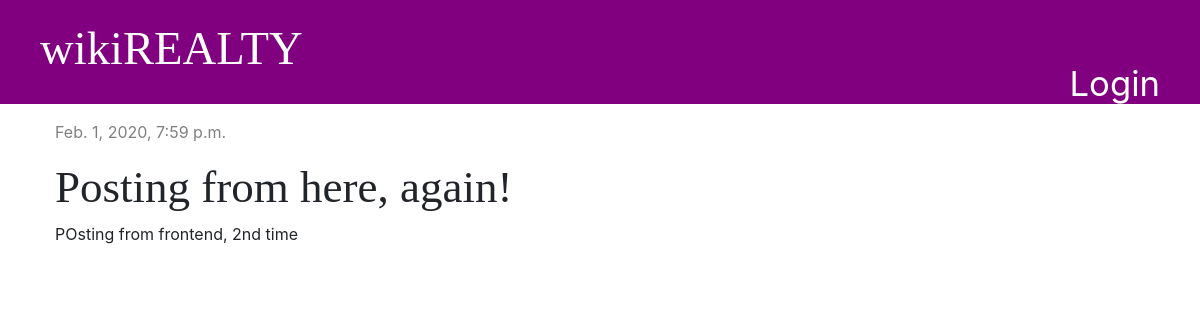
Screenshot of /post/3/ with the database file from the repository.
### blog/models.py (models this page shows, shortened)
class Post(models.Model):
    title = models.CharField(max_length=200)
    author = models.ForeignKey('auth.User', on_delete=models.CASCADE)
    text = models.TextField()
    created_date = models.DateTimeField(default=timezone.now)
    published_date = models.DateTimeField(blank=True, null=True)

### blog/views.py (the view)
# urls.py: path('post/<int:pk>/', views.post_detail, name='post_detail'),
def post_detail(request, pk):
    post = get_object_or_404(Post, pk=pk)
    stuff_for_frontend = {'post':post}
    return render(request, 'blog/post_detail.html', stuff_for_frontend)

### blog/templates/blog/post_detail.html (shortened to what this page needs)
{% extends 'blog/base.html' %}
{% block content %}
    <div class="post">
        {% if post.published_date %}
            <p><div class="date">
                    {{ post.published_date }}
            </div></p>
        {% endif %}
        <h1>{{ post.title }}</h1>
        <p>{{ post.text|linebreaksbr }}</p>
    </div>
{% endblock %}

### blog/static/css/blog.css (style rules this page uses)
h1, h2, h3, h4 { font-family: 'Tangerine', 'Inconsolata'; font-size: 45px; }
.date { color: grey; }
.post { margin-bottom: 70px; align-content: left; }

### rows the page displays
Post: published_date "Feb. 1, 2020, 7:59 p.m.", title "Posting from here, again!", text "POsting from frontend, 2nd time"
